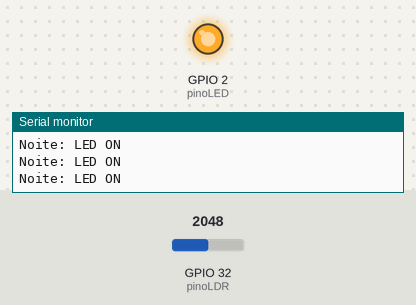
Simulated run of this sketch. Board: ESP32. Shown: output pins drawn as LEDs (lit = HIGH), the last lines printed to the serial monitor. The inputs (shaded band) are chosen by the test bench; at power-on: GPIO 32 (pinoLDR) = 2048.

Above: at 1.3 s.
1.4 s: GPIO 32 (pinoLDR) set to 1963
At 2.6 s:
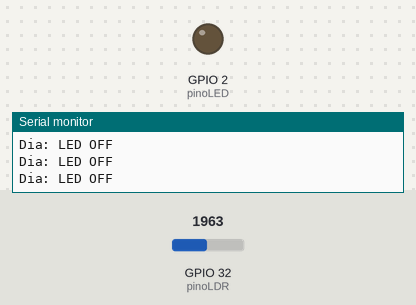
3.0 s: GPIO 32 (pinoLDR) set to 2040
At 3.7 s:
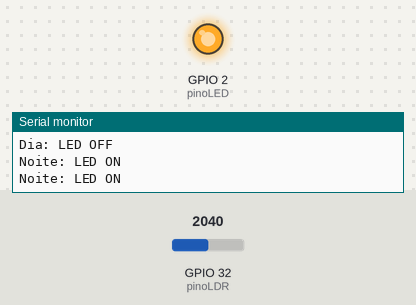
4.5 s: GPIO 32 (pinoLDR) set to 1960
At 4.9 s:
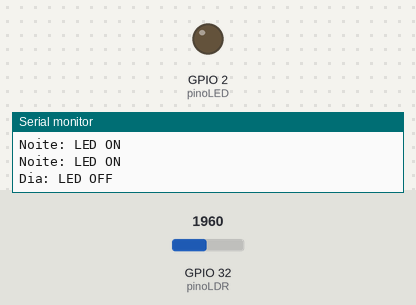
Timing chart, 0 to 7.5 s (numbered marks = the images above; inputs shaded):
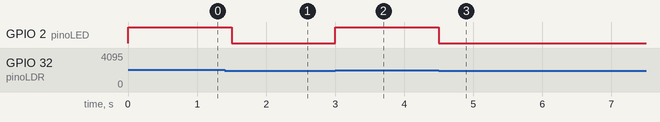

Measured:
- the behaviour switches between 2001 and 2000 on GPIO 32 (pinoLDR) (found by bisection; images 0 and 1)
- after the input at 1.4 s, GPIO 2 (pinoLED): HIGH → LOW after 0.10 s
- after the input at 3.0 s, GPIO 2 (pinoLED): LOW → HIGH at once
- after the input at 4.5 s, GPIO 2 (pinoLED): HIGH → LOW at once

The sketch:

luz_noturna_automatica_LDR_LED.ino
```cpp
const int pinoLDR = 32;
const int pinoLED = 2;
const int LIMIAR = 2000; // Ajuste este valor!

void setup() {
Serial.begin(115200);
pinMode(pinoLED, OUTPUT);
  pinMode(pinoLDR, INPUT);
}

void loop() {
  int luz = analogRead(pinoLDR);

  // Lógica de Decisão
  if (luz > LIMIAR) {
    digitalWrite(pinoLED, HIGH); // Escuro -> Liga
    Serial.println("Noite: LED ON");
  } else {
    digitalWrite(pinoLED, LOW);  // Claro -> Desliga
    Serial.println("Dia: LED OFF");
  }
  delay(500);
}
```
